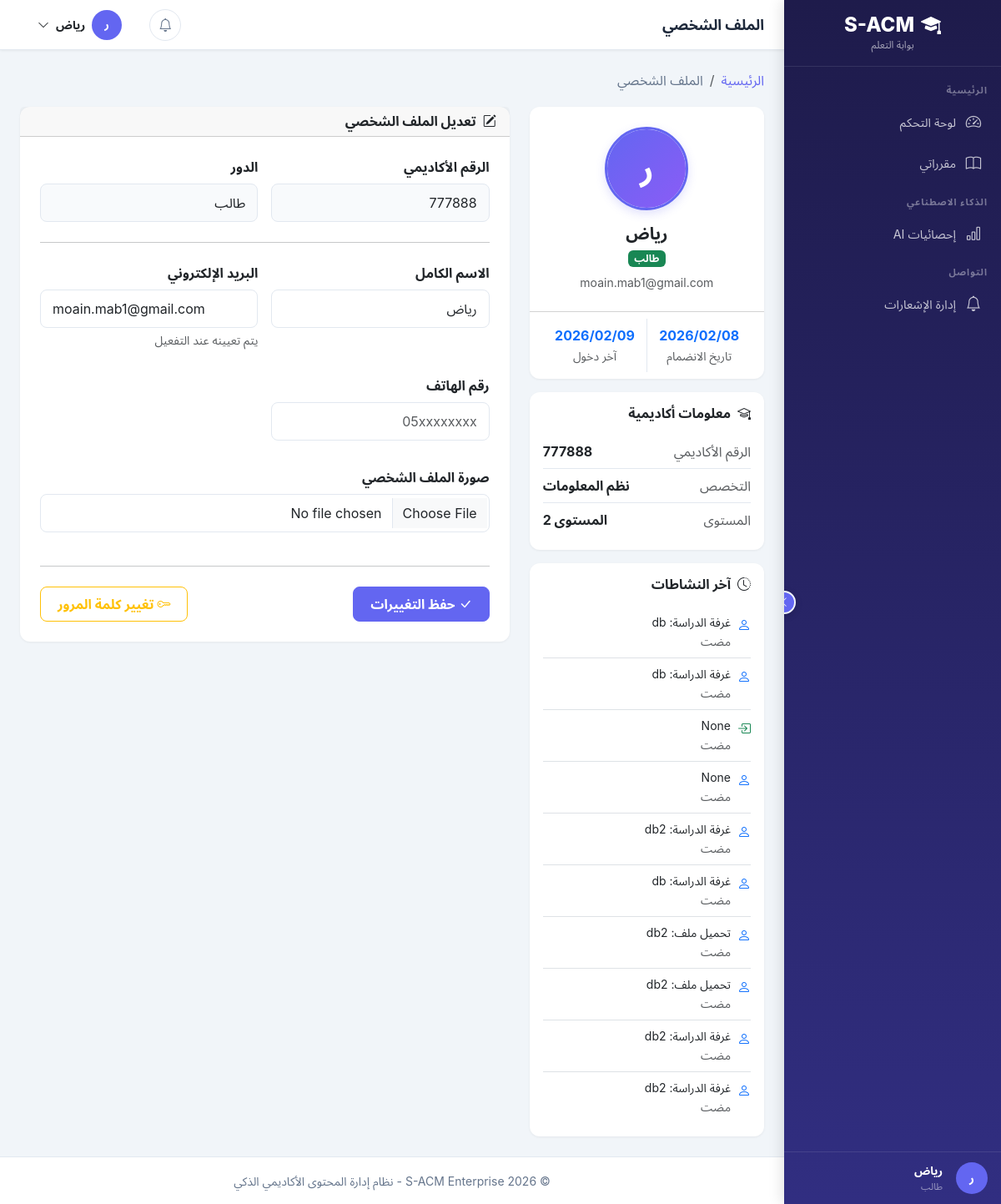
Page /accounts/profile/ (signed in) on the earlier database version.
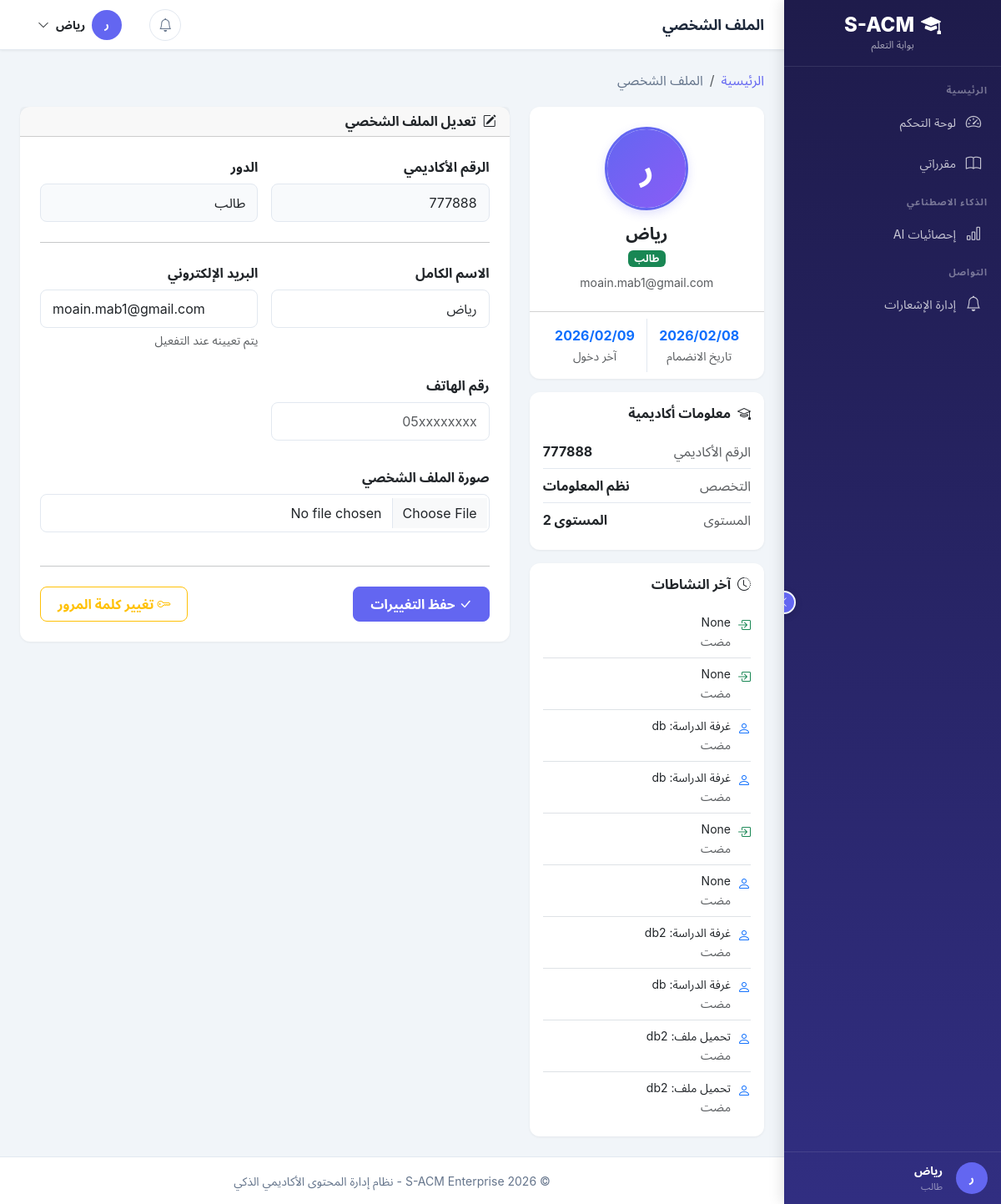
Same page on the later database version.
### apps/accounts/models.py (models this page shows, shortened)
class UserActivity(models.Model):
    ACTIVITY_TYPES = [
        ('login', 'تسجيل دخول'),
        ('logout', 'تسجيل خروج'),
        ('upload', 'رفع ملف'),
        ('download', 'تحميل ملف'),
        ('view', 'عرض محتوى'),
        ('ai_summary', 'طلب تلخيص AI'),
        ('ai_questions', 'طلب أسئلة AI'),
        ('profile_update', 'تحديث الملف الشخصي'),
        ('password_change', 'تغيير كلمة المرور'),
    ]
    user = models.ForeignKey(
        User,
        on_delete=models.CASCADE,
        related_name='activities',
        verbose_name='المستخدم'
    )
    activity_type = models.CharField(
        max_length=50,
        choices=ACTIVITY_TYPES,
        verbose_name='نوع النشاط'
    )
    description = models.TextField(
        blank=True,
        null=True,
        verbose_name='وصف النشاط'
    )
    ip_address = models.GenericIPAddressField(
        blank=True,
        null=True,
        verbose_name='عنوان IP'
    )
    user_agent = models.TextField(
        blank=True,
        null=True,
        verbose_name='معلومات المتصفح'
    )
    activity_time = models.DateTimeField(
        auto_now_add=True,
        verbose_name='وقت النشاط'
    )
    file_id = models.PositiveIntegerField(
        blank=True,
        null=True,
        verbose_name='معرف الملف'
    )
    class Meta:
        db_table = 'user_activity'
        verbose_name = 'نشاط مستخدم'
        verbose_name_plural = 'أنشطة المستخدمين'
        ordering = ['-activity_time']
        indexes = [
            models.Index(fields=['user', 'activity_type']),
            models.Index(fields=['activity_time']),
        ]

class User(AbstractBaseUser, PermissionsMixin):
    ACCOUNT_STATUS_CHOICES = [
        ('inactive', 'غير مفعّل'),
        ('active', 'مفعّل'),
        ('suspended', 'موقوف'),
    ]
    academic_id = models.CharField(
        max_length=50,
        unique=True,
        verbose_name='الرقم الأكاديمي/الوظيفي',
        help_text='الرقم الأكاديمي للطالب أو الرقم الوظيفي للموظف'
    )
    id_card_number = models.CharField(
        max_length=50,
        unique=True,
        verbose_name='رقم البطاقة الشخصية',
        help_text='يستخدم للتحقق من الهوية عند التفعيل'
    )
    full_name = models.CharField(
        max_length=150,
        verbose_name='الاسم الكامل'
    )
    email = models.EmailField(
        unique=True,
        blank=True,
        null=True,
        verbose_name='البريد الإلكتروني',
        help_text='يتم تعيينه عند التفعيل'
    )
    account_status = models.CharField(
        max_length=20,
        choices=ACCOUNT_STATUS_CHOICES,
        default='inactive',
        verbose_name='حالة الحساب'
    )
    role = models.ForeignKey(
        Role,
        on_delete=models.PROTECT,
        related_name='users',
        verbose_name='الدور',
        null=True,
        blank=True
    )
    major = models.ForeignKey(
        Major,
        on_delete=models.SET_NULL,
        related_name='students',
        verbose_name='التخصص',
        null=True,
        blank=True,
        help_text='للطلاب فقط'
    )
    level = models.ForeignKey(
        Level,
        on_delete=models.SET_NULL,
        related_name='students',
        verbose_name='المستوى',
        null=True,
        blank=True,
        help_text='للطلاب فقط'
    )
    is_staff = models.BooleanField(default=False, verbose_name='موظف')
    is_active = models.BooleanField(default=True, verbose_name='نشط')
    date_joined = models.DateTimeField(default=timezone.now, verbose_name='تاريخ الانضمام')
    last_login = models.DateTimeField(null=True, blank=True, verbose_name='آخر تسجيل دخول')
    profile_picture = models.ImageField(
        upload_to='profiles/',
        blank=True,
        null=True,
        verbose_name='صورة الملف الشخصي'
    )
    phone_number = models.CharField(
        max_length=20,
        blank=True,
        null=True,
        verbose_name='رقم الهاتف'
    )
    objects = UserManager()
    USERNAME_FIELD = 'academic_id'
    REQUIRED_FIELDS = ['full_name', 'id_card_number']
    class Meta:
        db_table = 'users'
        verbose_name = 'مستخدم'
        verbose_name_plural = 'المستخدمون'
        indexes = [
            models.Index(fields=['academic_id']),
            models.Index(fields=['email']),
            models.Index(fields=['account_status']),
        ]
    def is_admin(self):
        return self.role and self.role.code == Role.ADMIN
    def is_instructor(self):
        return self.role and self.role.code == Role.INSTRUCTOR
    def is_student(self):
        return self.role and self.role.code == Role.STUDENT

class Role(models.Model):
    ADMIN = 'admin'
    INSTRUCTOR = 'instructor'
    STUDENT = 'student'
    code = models.CharField(
        max_length=50,
        unique=True,
        verbose_name='كود الدور',
        help_text='معرف فريد للدور (بالإنجليزية، مثل: admin, instructor)'
    )
    display_name = models.CharField(
        max_length=100,
        verbose_name='اسم العرض',
        help_text='الاسم الذي يظهر للمستخدم'
    )
    description = models.TextField(
        blank=True,
        null=True,
        verbose_name='وصف الدور'
    )
    is_system = models.BooleanField(
        default=False,
        verbose_name='دور نظام',
        help_text='الأدوار الافتراضية التي لا يمكن حذفها'
    )
    is_active = models.BooleanField(
        default=True,
        verbose_name='نشط'
    )
    created_at = models.DateTimeField(auto_now_add=True, verbose_name='تاريخ الإنشاء')
    updated_at = models.DateTimeField(auto_now=True, verbose_name='تاريخ التحديث')
    class Meta:
        db_table = 'roles'
        verbose_name = 'دور'
        verbose_name_plural = 'الأدوار'
        ordering = ['-is_system', 'display_name']

class Major(models.Model):
    major_name = models.CharField(
        max_length=100,
        unique=True,
        verbose_name='اسم التخصص'
    )
    description = models.TextField(
        blank=True,
        null=True,
        verbose_name='وصف التخصص'
    )
    is_active = models.BooleanField(default=True, verbose_name='نشط')
    created_at = models.DateTimeField(auto_now_add=True, verbose_name='تاريخ الإنشاء')
    class Meta:
        db_table = 'majors'
        verbose_name = 'تخصص'
        verbose_name_plural = 'التخصصات'
        ordering = ['major_name']

class Level(models.Model):
    level_name = models.CharField(
        max_length=50,
        unique=True,
        verbose_name='اسم المستوى'
    )
    level_number = models.PositiveIntegerField(
        unique=True,
        verbose_name='رقم المستوى',
        help_text='رقم ترتيبي للمستوى (1, 2, 3, 4) يستخدم في الترقية الجماعية'
    )
    description = models.TextField(
        blank=True,
        null=True,
        verbose_name='وصف المستوى'
    )
    class Meta:
        db_table = 'levels'
        verbose_name = 'مستوى'
        verbose_name_plural = 'المستويات'
        ordering = ['level_number']

### apps/accounts/views/profile.py (the view, shortened to what this page needs)
# urls.py: path('profile/', views.ProfileView.as_view(), name='profile'),
class ProfileView(LoginRequiredMixin, View):
    template_name = 'accounts/profile.html'
    def get(self, request):
        form = ProfileUpdateForm(instance=request.user)
        recent_activities = UserActivity.objects.filter(user=request.user)[:10]
        return render(request, self.template_name, {
            'form': form,
            'recent_activities': recent_activities,
            'active_page': 'profile',
        })

### apps/accounts/forms.py (shortened to what this page needs)
class ProfileUpdateForm(forms.ModelForm):
    class Meta:
        model = User
        fields = ['full_name', 'email', 'phone_number', 'profile_picture']
        widgets = {
            'full_name': forms.TextInput(attrs={
                'class': 'form-control',
                'readonly': True
            }),
            'email': forms.EmailInput(attrs={
                'class': 'form-control'
            }),
            'phone_number': forms.TextInput(attrs={
                'class': 'form-control',
                'placeholder': '05xxxxxxxx'
            }),
            'profile_picture': forms.FileInput(attrs={
                'class': 'form-control'
            })
        }

### apps/core/context_processors.py (called while the page is built)
def site_settings(request):
    return {
        'SITE_NAME': 'S-ACM',
        'SITE_FULL_NAME': 'نظام إدارة المحتوى الأكاديمي الذكي',
        'SITE_VERSION': '1.0.0',
        'DEBUG': settings.DEBUG,
    }

### apps/notifications/services.py (called while the page is built)
    @classmethod
    def get_unread_count(cls, user):
        return NotificationRecipient.objects.filter(
            user=user,
            is_read=False,
            is_deleted=False,
            notification__is_active=True,
        ).count()

### templates/accounts/profile.html (shortened to what the changed rows need)
{% extends 'layouts/dashboard_base.html' %}
{% load static %}
{% block dashboard_content %}
<div class="row g-4">
    <div class="col-lg-4">
        <div class="card text-center">
            <div class="card-body p-4">
                <div class="mx-auto mb-3" style="width:100px;height:100px;border-radius:50%;overflow:hidden;border:3px solid var(--primary);box-shadow:0 4px 12px rgba(99,102,241,0.2);">
                    {% if user.profile_picture %}
                    <img src="{{ user.profile_picture.url }}" alt="avatar" style="width:100%;height:100%;object-fit:cover;">
                    {% else %}
                    <div style="width:100%;height:100%;display:flex;align-items:center;justify-content:center;background:linear-gradient(135deg,#6366f1,#8b5cf6);color:#fff;font-size:2.5rem;font-weight:800;">
                        {{ user.full_name|slice:":1"|upper|default:"U" }}
                    </div>
                    {% endif %}
                </div>
                <h5 class="fw-bold mb-1">{{ user.full_name|default:user.academic_id }}</h5>
                <span class="badge {% if user.role.code == 'admin' %}bg-danger{% elif user.role.code == 'instructor' %}bg-info{% else %}bg-success{% endif %} mb-2">
                    {{ user.role.display_name|default:"مستخدم" }}
                </span>
                <p class="text-muted small mb-0">{{ user.email|default:"-" }}</p>
            </div>
            <div class="card-footer bg-transparent">
                <div class="row text-center g-0">
                    <div class="col-6" style="border-left:1px solid var(--border-color);">
                        <div class="py-2">
                            <div class="fw-bold text-primary">{{ user.date_joined|date:"Y/m/d" }}</div>
                            <small class="text-muted">تاريخ الانضمام</small>
                        </div>
                    </div>
                    <div class="col-6">
                        <div class="py-2">
                            <div class="fw-bold text-primary">{{ user.last_login|date:"Y/m/d"|default:"-" }}</div>
                            <small class="text-muted">آخر دخول</small>
                        </div>
                    </div>
                </div>
            </div>
        </div>
        {% if is_student %}
        <div class="card mt-3">
            <div class="card-body">
                <h6 class="fw-bold mb-3"><i class="bi bi-mortarboard me-2"></i>معلومات أكاديمية</h6>
                <div class="d-flex justify-content-between py-2" style="border-bottom:1px solid var(--border-color);">
                    <span class="text-muted">الرقم الأكاديمي</span>
                    <strong>{{ user.academic_id }}</strong>
                </div>
                <div class="d-flex justify-content-between py-2" style="border-bottom:1px solid var(--border-color);">
                    <span class="text-muted">التخصص</span>
                    <strong>{{ user.major.major_name|default:"-" }}</strong>
                </div>
                <div class="d-flex justify-content-between py-2">
                    <span class="text-muted">المستوى</span>
                    <strong>{{ user.level.level_name|default:"-" }}</strong>
                </div>
            </div>
        </div>
        {% endif %}
        {% if recent_activities %}
        <div class="card mt-3">
            <div class="card-body">
                {% for activity in recent_activities %}
                <div class="d-flex gap-2 align-items-start py-2 {% if not forloop.last %}border-bottom{% endif %}">
                    <i class="bi {% if activity.activity_type == 'login' %}bi-box-arrow-in-right text-success{% elif activity.activity_type == 'password_change' %}bi-key text-warning{% else %}bi-person text-primary{% endif %}" style="font-size:1rem;margin-top:2px;"></i>
                    <div>
                        <div class="small">{{ activity.description }}</div>
                        <small class="text-muted">{{ activity.created_at|timesince }} مضت</small>
                    </div>
                </div>
                {% endfor %}
            </div>
        </div>
        {% endif %}
    </div>
    <div class="col-lg-8">
        <div class="card">
            <div class="card-body p-4">
                <form method="post" enctype="multipart/form-data" novalidate>
                    <div class="row g-3 mb-4">
                        <div class="col-md-6">
                            <label class="form-label fw-semibold">الرقم الأكاديمي</label>
                            <input type="text" class="form-control" value="{{ user.academic_id }}" readonly disabled style="background:#f8fafc;">
                        </div>
                        <div class="col-md-6">
                            <label class="form-label fw-semibold">الدور</label>
                            <input type="text" class="form-control" value="{{ user.role.display_name|default:'مستخدم' }}" readonly disabled style="background:#f8fafc;">
                        </div>
                    </div>
                    <div class="row g-3">
                        {% for field in form %}
                        <div class="{% if field.name == 'profile_picture' %}col-12{% else %}col-md-6{% endif %} mb-3">
                            <label for="{{ field.id_for_label }}" class="form-label fw-semibold">{{ field.label }}</label>
                            {{ field }}
                            {% if field.help_text %}
                            <small class="text-muted d-block mt-1">{{ field.help_text }}</small>
                            {% endif %}
                        </div>
                        {% endfor %}
                    </div>
                </form>
            </div>
        </div>
    </div>
</div>
{% endblock %}

### templates/layouts/dashboard_base.html (shortened to what the changed rows need)
{% load static %}
<!DOCTYPE html>
<html lang="ar" dir="rtl">
<head>
    <link href="https://cdn.jsdelivr.net/npm/bootstrap@5.3.2/dist/css/bootstrap.rtl.min.css" rel="stylesheet">
    <link href="https://cdn.jsdelivr.net/npm/bootstrap-icons@1.11.3/font/bootstrap-icons.css" rel="stylesheet">
</head>
<body>
    <nav class="sidebar" id="sidebar">
        <div class="sidebar-footer">
            <div class="d-flex align-items-center gap-3">
                <div class="avatar-circle" style="width:38px;height:38px;font-size:0.9rem;flex-shrink:0;">
                    {{ request.user.full_name|slice:":1"|upper }}
                </div>
                <div class="user-info">
                    <div style="color:#fff;font-size:0.85rem;font-weight:600;">{{ request.user.full_name|truncatechars:16 }}</div>
                    <div style="color:rgba(255,255,255,0.5);font-size:0.7rem;">{{ user_role|default:"مستخدم" }}</div>
                </div>
            </div>
        </div>
    </nav>
    <div class="main-wrapper">
        <header class="top-navbar">
            <div class="nav-actions">
                <div class="dropdown">
                    <button class="d-flex align-items-center gap-2 btn btn-link text-dark text-decoration-none" data-bs-toggle="dropdown">
                        <div class="avatar-circle">{{ request.user.full_name|slice:":1"|upper }}</div>
                        <span class="d-none d-md-inline small">{{ request.user.full_name|truncatechars:12 }}</span>
                        <i class="bi bi-chevron-down small"></i>
                    </button>
                </div>
            </div>
        </header>
        <main class="page-content">
            {% block dashboard_content %}{% endblock %}
        </main>
    </div>
</body>
</html>

Differences in the rows shown:
no longer on this page (row unchanged): UserActivity: description "غرفة الدراسة: db2"
no longer on this page (row unchanged): UserActivity: description "غرفة الدراسة: db2"
added UserActivity: description "None"
added UserActivity: description "None"
